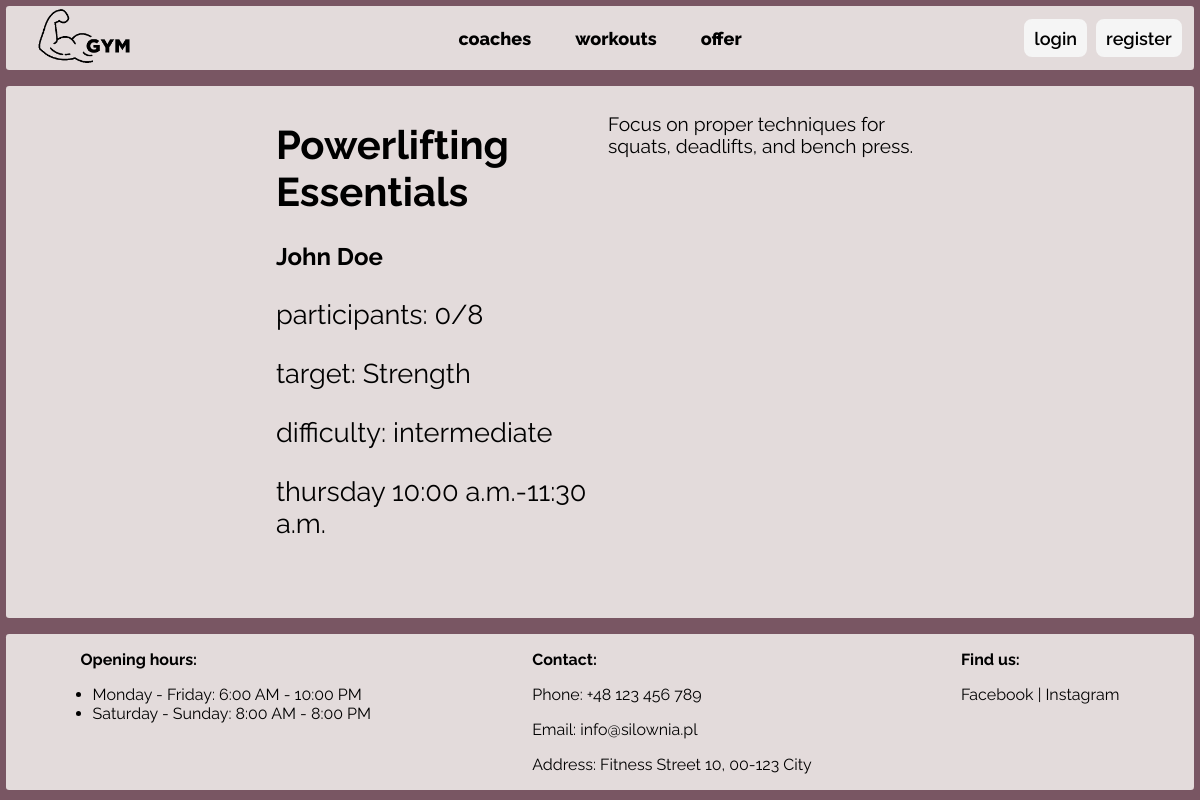
The app's page /workout/details/3 with its own data.
### workout/models.py (models this page shows)
class Workout(models.Model):
    name = models.CharField(max_length=100)
    coach = models.ForeignKey(User, on_delete=models.CASCADE, related_name='coach_workouts')
    client = models.ManyToManyField(User, related_name='client_workouts')
    description = models.TextField()
    target = models.CharField(max_length=50)
    start_time = models.TimeField(null=True)
    end_time = models.TimeField(null=True)
    max_participants = models.IntegerField()
    class Difficulty(models.TextChoices):
        BEGINNER = 'beginner', 'Beginner'
        INTERMEDIATE = 'intermediate', 'Intermediate'
        ADVANCED = 'advanced', 'Advanced'
    difficulty = models.CharField(
        max_length=20,
        choices=Difficulty.choices,
        null=True,
    )
    class Weekdays(models.TextChoices):
        MONDAY = 'monday', 'Monday'
        TUESDAY = 'tuesday', 'Tuesday'
        WEDNESDAY = 'wednesday', 'Wednesday'
        THURSDAY = 'thursday', 'Thursday'
        FRIDAY = 'friday', 'Friday'
        SATURDAY = 'saturday', 'Saturday'
        SUNDAY = 'sunday', 'Sunday'
    day = models.CharField(
        choices=Weekdays.choices,
        max_length=10,
        null=True,
    )
    class Status(models.TextChoices):
        ACTIVE = 'active', 'Active'
        INACTIVE = 'inactive', 'Inactive'
    status = models.CharField(
        choices=Status.choices,
        default=Status.ACTIVE,
        max_length=10,
    )

### users/models.py (models this page shows)
class User(AbstractUser):
    is_coach = models.BooleanField()
    profile_picture = models.ImageField(upload_to='profile_pictures/',
                                        default='profile_pictures/default.png')
    gender = models.CharField(
        choices=[('M', 'Male'),
                 ('F', 'Female')],
        max_length=1)

### workout/views.py (the view)
# urls.py: path('details/<int:workout_id>', views.details_workout, name='details_workout'),
def details_workout(request, workout_id):
    try:
        workout = Workout.objects.get(id=workout_id)
        context = {
            'workout': workout,
        }
        return render(request, "workout/details.html", context)
    except Workout.DoesNotExist:
        return HttpResponse('no such workout')

### workout/templates/workout/details.html (shortened to what this page needs)
{% extends 'core/index.html' %}
{% block content %}
<div id="workout-details-cont">
    <div id="workout-details-info">
        <h1>{{workout.name}}</h1>
        <a href="{% url 'users:coach_info' workout.coach.id %}">
        <h2>{{workout.coach.first_name}} {{workout.coach.last_name}}</h2>
        </a>
        <p>participants: {{workout.client.count}}/{{workout.max_participants}} </p>
        <p>target: {{workout.target}} </p>
        <p>difficulty: {{workout.difficulty}} </p>
        <p>{{workout.day}} {{workout.start_time|date:"h:i a"}}-{{workout.end_time|date:"h:i a"}}</p>
        {%load workout_tags%}
    </div>
    <p id="workout-details-desc">{{workout.description}} </p>
</div>
{% endblock %}

### core/static/styles.css (style rules this page uses)
body { font-family: "Raleway", serif; font-optical-sizing: auto; font-style: normal; background: #795663; display: flex; flex-direction: column; align-items: center; margin: 0.5vw 0.5vw; height: 98vh; box-sizing: border-box; }
a { transition: background-color 0.3s ease, color 0.3s ease; }
a { text-decoration: none; color: black; }
#workout-details-cont { justify-self: center; display: flex; justify-content: center; padding-bottom: 2vh; }
#workout-details-info, #workout-details-desc { width: 30%; padding: 1vh; }
#workout-details-desc { font-size: 1.2rem; }
#workout-details-info h1 { font-size: 2.5rem; }
#workout-details-info p { font-size: 1.7rem; }

### records on screen
Workout: name "Powerlifting Essentials", coach.first_name "John", coach.last_name "Doe", client.count "0", max_participants "8", target "Strength", difficulty "intermediate", day "thursday", start_time "10:00 a.m.", end_time "11:30 a.m.", description "Focus on proper techniques for squats, deadlifts, and bench press."
